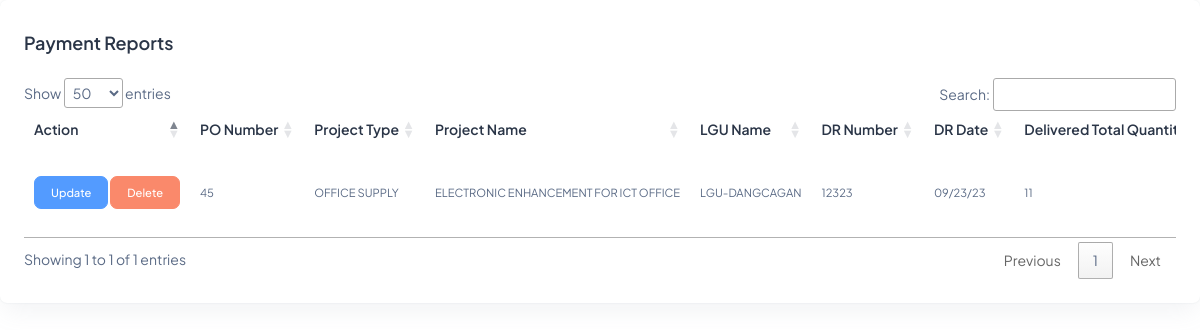
Before: /dashboard/payments.php (signed in) with the older database file.
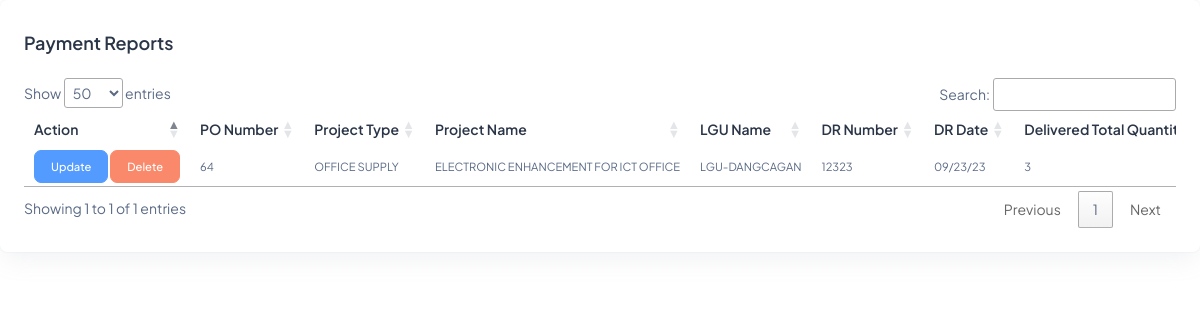
After: the same page with the newer database file.
### tables this page shows
CREATE TABLE `bd_payments` (
  `id` int(11) NOT NULL,
  `project_type_id` int(11) NOT NULL,
  `project_name` varchar(255) NOT NULL,
  `bm_no` varchar(50) NOT NULL,
  `lgu_id` int(11) NOT NULL,
  `po_no` varchar(50) NOT NULL,
  `dr_no` varchar(50) NOT NULL,
  `dr_date` varchar(10) NOT NULL,
  `delivered_total_quantity` varchar(255) NOT NULL,
  `delivered_total_amount` varchar(255) NOT NULL,
  `remaining_balance` varchar(255) NOT NULL,
  `bill_no` varchar(50) NOT NULL,
  `bill_date` varchar(10) NOT NULL,
  `bill_quantity` varchar(255) NOT NULL,
  `bill_amount` double NOT NULL,
  `payment_mode` varchar(20) NOT NULL,
  `payment_date` varchar(20) NOT NULL,
  `payment_amount` double NOT NULL,
  `payment_receipt_number` varchar(255) NOT NULL,
  `1st_bill_no` varchar(50) NOT NULL,
  `1st_payment_mode` varchar(20) NOT NULL,
  `1st_payment_date` varchar(20) NOT NULL,
  `1st_payment_amount` double NOT NULL,
  `1st_payment_receipt_number` varchar(255) NOT NULL,
  `2nd_bill_no` varchar(50) NOT NULL,
  `2nd_payment_mode` varchar(20) NOT NULL,
  `2nd_payment_date` varchar(20) NOT NULL,
  `2nd_payment_amount` double NOT NULL,
  `2nd_payment_receipt_number` varchar(255) NOT NULL,
  `3rd_bill_no` varchar(50) NOT NULL,
  `3rd_payment_mode` varchar(20) NOT NULL,
  `3rd_payment_date` varchar(20) NOT NULL,
  `3rd_payment_amount` double NOT NULL,
  `3rd_payment_receipt_number` varchar(255) NOT NULL,
  `4th_payment_mode` varchar(20) NOT NULL,
  `4th_bill_no` varchar(50) NOT NULL,
  `4th_payment_date` varchar(20) NOT NULL,
  `4th_payment_amount` double NOT NULL,
  `4th_payment_receipt_number` varchar(255) NOT NULL,
  `5th_bill_no` varchar(50) NOT NULL,
  `5th_payment_mode` varchar(20) NOT NULL,
  `5th_payment_date` varchar(20) NOT NULL,
  `5th_payment_amount` double NOT NULL,
  `5th_payment_receipt_number` varchar(255) NOT NULL,
  `is_paid` tinyint(1) NOT NULL
);

CREATE TABLE `bd_project_type` (
  `id` int(11) NOT NULL,
  `project_type_code` varchar(255) NOT NULL,
  `project_description` text NOT NULL,
  `project_details` text NOT NULL
);

CREATE TABLE `bd_lgu` (
  `id` int(11) NOT NULL,
  `lgu_code` varchar(100) NOT NULL,
  `lgu_name` varchar(100) NOT NULL,
  `municipality_id` int(11) NOT NULL
);

### db/conn.php (called while the page is built)
<?php
    class DBConnection {
        private $host = "localhost";
        private $user = "root";
        private $pass = "";
        private $db = "one_centro";
        protected function connect() {
            try {
                $dsn = 'mysql: host=' . $this->host . ';dbname=' . $this->db;
                $pdo = new PDO($dsn, $this->user, $this->pass);
                $pdo->setAttribute(PDO::ATTR_ERRMODE, PDO::ERRMODE_EXCEPTION);
                return $pdo;
            } catch(PDOException $e) {
                print_r($e);
            }
        }
    }
?>

### models/payment-facade.php (called while the page is built, shortened)
<?php
class PaymentFacade extends DBConnection {
    public function fetchPayments() {
        $sql = $this->connect()->prepare("SELECT * FROM bd_payments WHERE is_paid = 0");
        $sql->execute();
        return $sql;
    }
}
?>

### models/project-type-facade.php (called while the page is built, shortened)
<?php
class ProjectTypeFacade extends DBConnection
{
    public function fetchProjectTypeById($projectTypeId)
    {
        $sql = $this->connect()->prepare("SELECT * FROM bd_project_type WHERE id = '$projectTypeId'");
        $sql->execute();
        return $sql;
    }
}

### models/lgu-facade.php (called while the page is built, shortened)
<?php
class LGUFacade extends DBConnection
{
    public function fetchLGUById($LGUId)
    {
        $sql = $this->connect()->prepare("SELECT * FROM bd_lgu WHERE id = ?");
        $sql->execute([$LGUId]);
        return $sql;
    }
}

### dashboard/payments.php (the view, shortened to what this page needs)
<?php
include realpath(__DIR__ . '/../includes/layout/dashboard-header.php');
include realpath(__DIR__ . '/../models/lgu-facade.php');
include realpath(__DIR__ . '/../models/project-type-facade.php');
include realpath(__DIR__ . '/../models/payment-facade.php');
$LGUFacade = new LGUFacade;
$projectTypeFacade = new ProjectTypeFacade;
$paymentFacade = new PaymentFacade;
?>
<div class="content-wrapper">
    <div class="card w-100">
        <div class="card-body p-4">
            <div class="d-flex justify-content-between">
                <h5 class="card-title fw-semibold my-2">Payment Reports</h5>
            </div>
            <div class="py-2">
            </div>
            <div class="table-responsive">
                <table class="table data-table text-nowrap mb-0 align-middle">
                    <thead class="text-dark fs-4">
                        <tr>
                            <th class="border-bottom-0">
                                <h6 class="fw-semibold mb-0">Action</h6>
                            </th>
                            <th class="border-bottom-0">
                                <h6 class="fw-semibold mb-0">PO Number</h6>
                            </th>
                            <th class="border-bottom-0">
                                <h6 class="fw-semibold mb-0">Project Type</h6>
                            </th>
                            <th class="border-bottom-0">
                                <h6 class="fw-semibold mb-0">Project Name</h6>
                            </th>
                            <th class="border-bottom-0">
                                <h6 class="fw-semibold mb-0">LGU Name</h6>
                            </th>
                            <th class="border-bottom-0">
                                <h6 class="fw-semibold mb-0">DR Number</h6>
                            </th>
                            <th class="border-bottom-0">
                                <h6 class="fw-semibold mb-0">DR Date</h6>
                            </th>
                            <th class="border-bottom-0">
                                <h6 class="fw-semibold mb-0">Delivered Total Quantity</h6>
                            </th>
                        </tr>
                    </thead>
                    <tbody>
                        <?php
                        $fetchDeliveries = $paymentFacade->fetchPayments();
                        while ($row = $fetchDeliveries->fetch(PDO::FETCH_ASSOC)) { ?>
                            <tr>
                                <td class="border-bottom-0">
                                    <a href="payments?is_updated=<?= $row["id"] ?>" class="btn btn-info">Update</a>
                                    <a href="delete-payment?payment_id=<?= $row["id"] ?>&po_no=<?= $row["po_no"] ?>" class="btn btn-danger" onclick="return confirm('Are you sure you want to delete this payments?');">Delete</a>
                                </td>
                                <td class="border-bottom-0">
                                    <p class="mb-0 fw-normal"><?= $row["po_no"] ?></p>
                                </td>
                                <td class="border-bottom-0">
                                    <?php
                                    $projectTypeId = $row["project_type_id"];
                                    $fetchProjectTypeById = $projectTypeFacade->fetchProjectTypeById($projectTypeId);
                                    while ($projectType = $fetchProjectTypeById->fetch(PDO::FETCH_ASSOC)) { ?>
                                        <p class="mb-0 fw-normal"><?= $projectType["project_description"] ?></p>
                                    <?php }
                                    ?>
                                </td>
                                <td class="border-bottom-0">
                                    <p class="mb-0 fw-normal"><?= $row["project_name"] ?></p>
                                </td>
                                <td class="border-bottom-0">
                                    <?php
                                    $LGUId = $row["lgu_id"];
                                    $fetchLGUById = $LGUFacade->fetchLGUById($LGUId);
                                    while ($LGU =  $fetchLGUById->fetch(PDO::FETCH_ASSOC)) { ?>
                                        <p class="mb-0 fw-normal"><?= $LGU["lgu_name"] ?></p>
                                    <?php }
                                    ?>
                                </td>
                                <td class="border-bottom-0">
                                    <p class="mb-0 fw-normal"><?= $row["dr_no"] ?></p>
                                </td>
                                <td class="border-bottom-0">
                                    <p class="mb-0 fw-normal"><?= $row["dr_date"] ?></p>
                                </td>
                                <td class="border-bottom-0">
                                    <p class="mb-0 fw-normal"><?= $row["delivered_total_quantity"] ?></p>
                                </td>
                            </tr>
                        <?php } ?>
                    </tbody>
                </table>
            </div>
        </div>
    </div>
</div>
<?php include realpath(__DIR__ . '/../includes/layout/dashboard-footer.php') ?>

### includes/layout/dashboard-header.php (shortened to what this page needs)
<!DOCTYPE html>
<html lang="en">
<head>
    <link rel="stylesheet" href="../vendor/twbs/bootstrap/dist/css/bootstrap.min.css">
    <link rel="stylesheet" href="../vendor/twbs/bootstrap-icons/font/bootstrap-icons.min.css">
    <link rel="stylesheet" href="https://cdn.datatables.net/1.13.7/css/jquery.dataTables.min.css">
    <link rel="stylesheet" href="https://cdn.datatables.net/buttons/2.4.2/css/buttons.dataTables.min.css">
    <link rel="stylesheet" href="../dist/css/styles.min.css">
    <link rel="stylesheet" href="../dist/css/main.css">
</head>
<body>

### includes/layout/dashboard-footer.php (shortened to what this page needs)
</body>
</html>

Changed rows visible on the page:
removed bd_payments: po_no "45", project_name "ELECTRONIC ENHANCEMENT FOR ICT OFFICE", dr_no "12323", dr_date "09/23/23", delivered_total_quantity "11", bd_project_type (project_description "OFFICE SUPPLY"), bd_lgu (lgu_name "LGU-DANGCAGAN")
added bd_payments: po_no "64", project_name "ELECTRONIC ENHANCEMENT FOR ICT OFFICE", dr_no "12323", dr_date "09/23/23", delivered_total_quantity "3", bd_project_type (project_description "OFFICE SUPPLY"), bd_lgu (lgu_name "LGU-DANGCAGAN")
